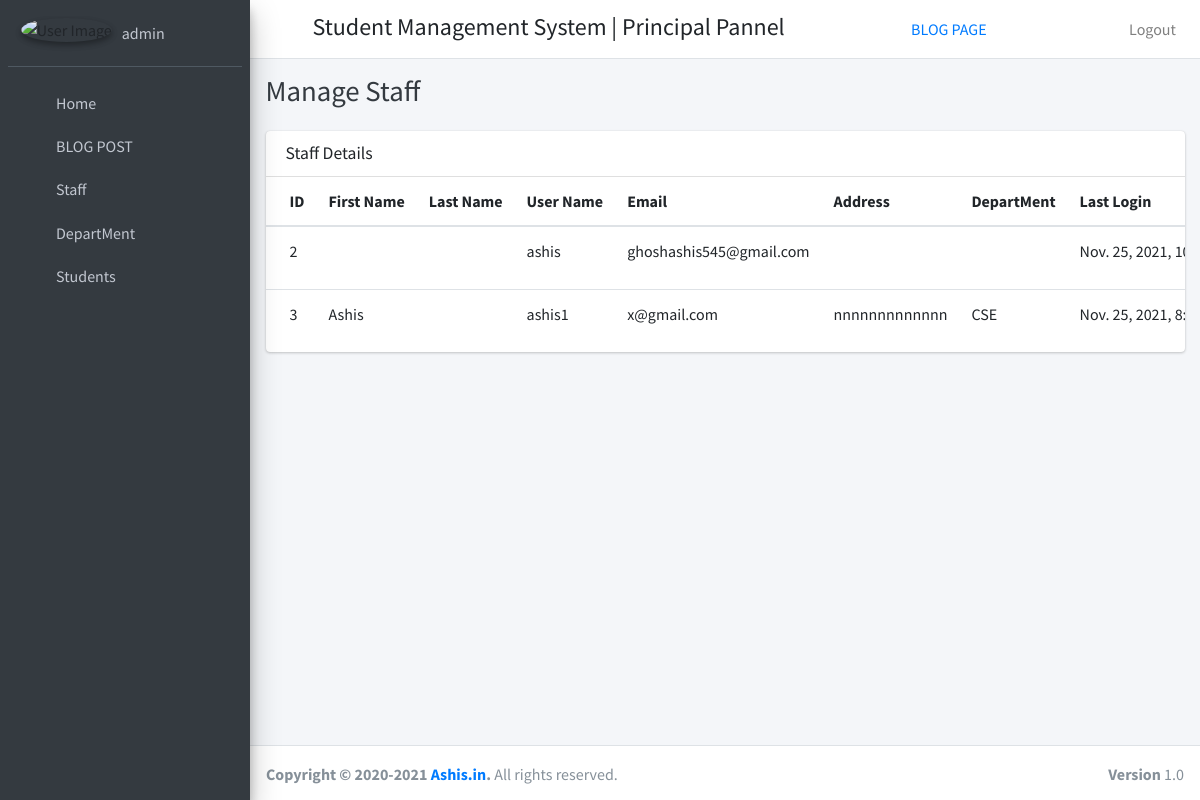
/backend/manage_staff (signed in), run on the app's committed database.
### user/models.py (models this page shows, shortened)
class User(AbstractBaseUser, PermissionsMixin):
    username = models.CharField(max_length=255, unique=True, db_index=True)
    first_name = models.CharField(max_length=255, default="")
    last_name = models.CharField(max_length=255, default="")
    email = models.EmailField(max_length=255, unique=True, db_index=True)
    is_verified = models.BooleanField(default=False)
    is_active = models.BooleanField(default=True)
    is_staff = models.BooleanField(default=False)
    user_type_data=((0,"Principal"),(1,"HOD"),(2,"Staff"),(3,"Student"))
    user_type=models.IntegerField(default=0,choices=user_type_data)
    USERNAME_FIELD = 'email'
    REQUIRED_FIELDS = ['username']
    objects = UserManager()
    @property
    def profilePic(self):
        print(self.user_type,self.hod.profile_pic)
        if self.user_type==0 and self.principal.profile_pic:
            return settings.MEDIA_URL+ str(self.principal.profile_pic)
        if self.user_type==1 and self.hod.profile_pic:
            return settings.MEDIA_URL+ str(self.hod.profile_pic)
        elif self.user_type==2 and self.staff.profile_pic:
            return settings.MEDIA_URL+ str(self.staff.profile_pic)
        elif self.user_type==3 and self.student.profile_pic:
            return settings.MEDIA_URL+str( self.student.profile_pic)
        else:
            return "https://userpic.codeforces.org/no-avatar.jpg"

### student_management_app/models.py (models this page shows)
class Staffs(models.Model):
    id=models.AutoField(primary_key=True)
    profile_pic = models.FileField()
    dept_id=models.ForeignKey(Department,on_delete=models.CASCADE,related_name='staff_dept')
    admin=models.OneToOneField(User,on_delete=models.CASCADE,related_name="staff")
    address=models.TextField()
    created_at=models.DateTimeField(auto_now_add=True)
    updated_at=models.DateTimeField(auto_now_add=True)
    objects=models.Manager()
    @property
    def get_dept_name(self):
        return self.dept_id.dept_name

class Department(models.Model):
    id=models.AutoField(primary_key=True)
    dept_name=models.CharField(max_length=255)
    created_at=models.DateTimeField(auto_now_add=True)
    updated_at=models.DateTimeField(auto_now_add=True)
    objects=models.Manager()

### student_management_app/PrincipalView.py (the view)
# urls.py: path('manage_staff', manage_staff,name="manage_staff"),
def manage_staff(request):
    check_valid_user_access_the_page(request)
    staffs = User.objects.filter(user_type=1) | User.objects.filter(user_type=2)
    context = {}
    pagination_req,staffs = Pagination_handle(request,staffs)
    context['pagination_req'] = pagination_req
    context['staffs'] = staffs
    return render(request,"hod_template/manage_staff_template.html",context)

### student_management_app/PrincipalView.py (called while the page is built)
def check_valid_user_access_the_page(request):
    user_type = request.session.get('user_type',-1)
    if user_type != 0:
        raise Http404('method not allowed')

def Pagination_handle(request,obj):
    pagination_req = len(obj) > ITEM_PER_PAGE
    page = request.GET.get('page', 1)
    obj_paginator = Paginator(obj, ITEM_PER_PAGE)
    try:
        obj = obj_paginator.page(page)
    except PageNotAnInteger:
        obj = obj_paginator.page(ITEM_PER_PAGE)
    except EmptyPage:
        obj = obj_paginator.page(obj_paginator.num_pages)
    return pagination_req,obj

### student_management_app/templates/hod_template/manage_staff_template.html (shortened to what this page needs)
{% extends 'base_template.html' %}
{% block page_title %}
Manage Staff
{% endblock page_title %}
{% block main_content %}
    <section class="content">
      <div class="container-fluid">
           <div class="row">
          <div class="col-12">
            <div class="card">
              <div class="card-header">
                <h3 class="card-title">Staff Details</h3>
              </div>
              <div class="card-body table-responsive p-0">
                <table class="table table-hover text-nowrap">
                  <thead>
                    <tr>
                      <th>ID</th>
                      <th>First Name</th>
                      <th>Last Name</th>
                      <th>User Name</th>
                      <th>Email</th>
                      <th>Address</th>
                      <th>DepartMent</th>
                      <th>Last Login</th>
                    </tr>
                  </thead>
                  <tbody>
                  {% for staff in staffs %}
                    <tr>
                      <td>{{ staff.id }}</td>
                      <td>{{ staff.first_name }}</td>
                      <td>{{ staff.last_name }}</td>
                      <td>{{ staff.username }}</td>
                      <td>{{ staff.email }}</td>
                      {% if staff.user_type == '1' %}
                      <td>{{ staff.hod.address }}</td>
                      <td>{{ staff.hod.get_dept_name }}</td>
                      {% else %}
                      <td>{{ staff.staff.address }}</td>
                      <td>{{ staff.staff.get_dept_name }}</td>
                      {% endif %}
                      <td>{{ staff.last_login }}</td>
                    </tr>
                  {% endfor %}
                  </tbody>
                </table>
              </div>
            </div>
          </div>
        </div>
      </div>
    </section>
{% endblock main_content %}

### student_management_app/templates/sidebar.html (shortened to what this page needs)
{% load static %}
<aside class="main-sidebar sidebar-dark-primary elevation-4">
    <div class="sidebar">
      <div class="user-panel mt-3 pb-3 mb-3 d-flex">
        <div class="image">
           {% if user.user_type == 0 %}
              <img src="{{user.profilePic}}" class="img-circle elevation-2" alt="User Image">
           {% elif user.user_type == 1 %}
                  <img src="{{user.profilePic}}" class="img-circle elevation-2" alt="User Image">
              {{user.profilePic}}
            {% elif user.user_type == 2 %}
                  <img src="{{user.profilePic}}" class="img-circle elevation-2" alt="User Image">
            {% else %}
                <img src="{{user.profilePic}}" class="img-circle elevation-2" alt="User Image">
            {% endif %}
        </div>
        <div class="info">
          {% if user.user_type == 0 %}
            <a href="#" class="d-block">{{ user.username }}</a>
          {% elif user.user_type == 1 %}
            <a href="{% url 'staff_profile' %}" class="d-block">{{ user.username }}</a>
          {% elif user.user_type == 2 %}
            <a href="{% url 'staff_profile'  %}" class="d-block">{{ user.username }}</a>
          {% else %}
            <a href="{% url 'student_profile' %}" class="d-block">{{ user.username }}</a>
          {% endif %}
        </div>
      </div>
      <nav class="mt-2">
        <ul class="nav nav-pills nav-sidebar flex-column" data-widget="treeview" role="menu" data-accordion="false">
          <li class="nav-item">
            {% if user.user_type == 0 %}
              {% url 'principal_home' as principal_home %}
              <a href="{{ principal_home }}" class="nav-link {% if request.path == principal_home %} active {% endif %}">
            {% elif user.user_type == 1 %}
              {% url 'hod_home' as hod_home %}
              <a href="{{ hod_home }}" class="nav-link {% if request.path == hod_home %} active {% endif %}">
            {% elif user.user_type == 2 %}
              {% url 'staff_home' as staff_home %}
              <a href="{{ staff_home }}" class="nav-link {% if request.path == staff_home %} active {% endif %}">
            {% else %}
              {% url 'student_home' as student_home %}
              <a href="{{ student_home }}" class="nav-link {% if request.path == student_home %} active {% endif %}">
            {% endif %}
              <i class="nav-icon fas fa-th"></i>
              <p>
                Home
              </p>
            </a>
          </li>
          <li class="nav-item has-treeview" id='post-url'>
            <a href="#" class="nav-link">
              <i class="nav-icon fas fa-copy"></i>
              <p>
                BLOG POST
                <i class="fas fa-angle-left right"></i>
              </p>
            </a>
                 {% url 'add_post' as add_post %}
                 {% url 'manage_post' as manage_post %}
                  {% url 'edit_post'  as edit_post %}
          </li>
          {% if user.user_type == 0 %}
          <li class="nav-item has-treeview">
            <a href="#" class="nav-link">
              <i class="nav-icon fas fa-copy"></i>
              <p>
                Staff
                <i class="fas fa-angle-left right"></i>
              </p>
            </a>
                  {% url 'manage_staff' as manage_staff %}
                  {% url 'edit_staff' staff_id=id as edit_staff %}
               {% url 'staff_feedback_message' as staff_feedback_message %}
                 {% url 'staff_leave_view' as staff_leave_view %}
          </li>
          <li class="nav-item has-treeview">
              <a href="#" class="nav-link">
                <i class="nav-icon fas fa-copy"></i>
                <p>
                  DepartMent
                  <i class="fas fa-angle-left right"></i>
                </p>
              </a>
                  {% url 'add_department' as add_department %}
                  {% url 'manage_department' as manage_department %}
                    {% url 'edit_department' department_id=id as edit_department %}
              {% url 'manage_session' as manage_session %}
          </li>
          {% endif %}
        {% if user.user_type == 1 or user.user_type == 0 %}
          <li class="nav-item has-treeview">
            <a href="#" class="nav-link">
              <i class="nav-icon fas fa-copy"></i>
              <p>
                Students
                <i class="fas fa-angle-left right"></i>
              </p>
            </a>
                  {% url 'manage_student' as manage_student %}
                  {% url 'edit_student' student_id=id as edit_student %}
        </li>
        {% endif %}
        </ul>
      </nav>
    </div>
  </aside>

### data on the page
User: username "admin"
User: id "2", username "ashis", email "ghoshashis545@gmail.com", last_login "Nov. 25, 2021,…"
User: id "3", first_name "Ashis", username "ashis1", email "x@gmail.com", staff.address "nnnnnnnnnnnnn", staff.get_dept_name "CSE", last_login "Nov. 25, 2021,…"
